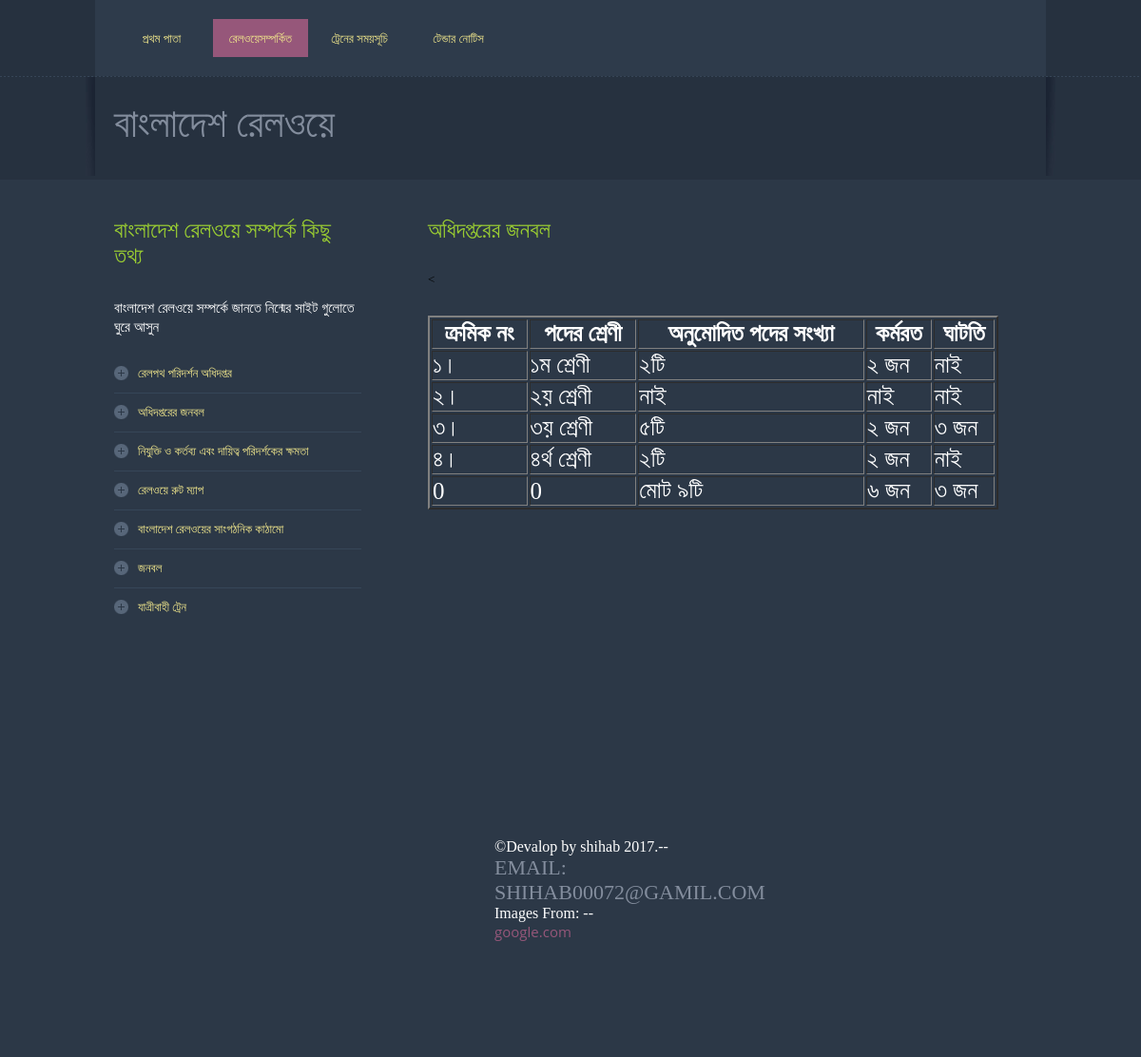
Screenshot of /office_public.php with the database file from the repository.
### tables this page shows
CREATE TABLE `office_public` (
  `id` varchar(20) DEFAULT NULL,
  `post` varchar(25) DEFAULT NULL,
  `number` varchar(30) DEFAULT NULL,
  `stil` varchar(45) DEFAULT NULL,
  `need` varchar(30) DEFAULT NULL
);

### office_public.php (the view, shortened to what this page needs)
<!DOCTYPE html >
<head>
<link href="css/styles.css" rel="stylesheet" type="text/css" />
</head>
<body>
<div class="menu-wrapper">
  <div class="menu">
    <ul>
      <li><a href="index.php" id="ticket_link">প্রথম পাতা</a></li>
      <li><a href="about.php" class="active" id="ticket_link">রেলওয়েসম্পর্কিত </a></li>
      <li><a href="services.php"id="ticket_link">ট্রেনের সময়সূচি</a></li>
      <li><a href="contact.php"id="ticket_link">টেন্ডার নোটিস</a></li>
    </ul>
  </div>
</div>
<div class="border-bottom"></div>
<div class="logo-wrapper">
  <div class="leftshadow"><img src="images/logo-wrap-left.jpg" /></div>
  <div class="logo">
    <h1>বাংলাদেশ রেলওয়ে </h1>
  </div>
  <div class="rightshadow"><img src="images/logo-wrap-right.jpg" /></div>
</div>
<div class="container">
  <div class="panel-wrapper">
    <div class="left-colum">
      <div class="panel">
        <div class="title">
          <h1 id="divission">বাংলাদেশ রেলওয়ে  সম্পর্কে কিছু তথ্য </h1>
          <h2 id="clr">বাংলাদেশ রেলওয়ে সম্পর্কে জানতে নিন্মের সাইট গুলোতে ঘুরে আসুন </h2>
        </div>
        <div class="content">
          <div class="right-panel">
            <ul>
              <li><a href="visit.php"id="ticket_link"> রেলপথ পরিদর্শন অধিদপ্তর</a></li>
              <li><a href="office_public.php"id="ticket_link">অধিদপ্তরের জনবল </a></li>
              <li><a href="man_kork_h.php"id="ticket_link">নিযুক্তি ও কর্তব্য এবং দায়িত্ব পরিদর্শকের ক্ষমতা</a></li>
              <li><a href="map.php"id="ticket_link"> রেলওয়ে রুট ম্যাপ</a></li>
              <li><a href="son_ghoton.php"id="ticket_link">বাংলাদেশ রেলওয়ের সাংগঠনিক কাঠামো</a></li>
              <li><a href="public_all.php"id="ticket_link">জনবল</a></li>
              <li class="borderNone"><a href="train_all.php"id="ticket_link">যাত্রীবাহী ট্রেন</a></li>
            </ul>
          </div>
        </div>
      </div>
    </div>
    <div class="right-colum">
      <div class="title">
        <h1 id="divission">অধিদপ্তরের জনবল </h1>
      </div>
      <div class="content">
        <<p>
          <table border="2" width="600" style="color:white;font-size:25px">
<tr>
<th>ক্রমিক নং</th>
<th>পদের শ্রেণী</th>
<th>অনুমোদিত পদের সংখ্যা</th>
<th>কর্মরত</th>
<th>ঘাটতি</th>
</tr>
<?php
      $run=mysql_query("select * from office_public");
      while($row=mysql_fetch_array($run))
      {
        $sid=$row[0];
        $sname=$row[1];
        $semail=$row[2];
        $spassword=$row[3];
          $man=$row[4];
        echo"<tr >
        <td>$sid</td>
        <td>$sname</td>
        <td>$semail</td>
        <td>$spassword</td>
          <td>$man</td>
        </tr>";
      }
?>
</table>
          </p>
      </div>
    </div>
  </div>
</div>
<div class="footer-wrapper">
  <div class="footer">
   <p> <div id="foot">
       ©Devalop by shihab 2017.--<a href="https://mail.google.com/mail/u/0/#inbox"><h1> Email: shihab00072@gamil.com</h1></a> Images From: --<a href="http//google.com"><h2>google.com</h2></a> </p>
      </div>
</div>
</body>
</html>

### css/styles.css (style rules this page uses)
* { margin:0; padding:0; font-family:"Trebuchet MS"; }
body { background:#26313f; }
p { font-family:"Trebuchet MS"; color:#576679; font-size:13px; line-height:20px; }
a { text-decoration:none; color:#576679; }
ul li { list-style:none; outline:none; }
img { border:none; }
h1 { font-family:"Trebuchet MS"; color:#838d9d; font-size:22px; font-weight:normal; text-transform:uppercase; }
h2 { font-family: 'Open Sans', sans-serif; font-size:15px; color:#96577a; font-weight:normal; }
.menu-wrapper { width:1000px; margin:0 auto; margin-top:px; background:#2e3b4b; overflow:hidden; }
.menu { width:534px; float:left; margin-top:20px; margin-left:20px; margin-bottom:20px }
.menu ul li { float:left; width:100px; margin-right:4px; }
.menu ul li a { width:100px; height:40px; line-height:40px; display:block; font-family: 'Open Sans', sans-serif; font-size:14px; color:#96577a; text-align:center; text-transform:uppercase; }
.menu ul li a.active { background:#96577a; color:#ffffff; width:100px; height:40px; }
.border-bottom { width:100%; background:url(../images/dotted-line.jpg) repeat-x; height:1px; }
.logo-wrapper { width:1020px; margin:0 auto; overflow:hidden; }
.leftshadow { width:10px; float:left; }
.rightshadow { width:10px; float:right; }
.logo { width:1000px; float:left; }
.logo h1 { font-family:"Trebuchet MS"; font-size:42px; color:#838d9d; text-transform:uppercase; padding-left:20px; padding-top:25px; }
.panel { overflow:hidden; }
.content { overflow:hidden; font-size:13px; }
.container { width:100%; overflow:hidden; background:#2c3847; padding-bottom:40px; }
.panel-wrapper { width:960px; margin:0 auto; overflow:hidden; margin-top:40px; margin-bottom:40px; }
.panel-wrapper .panel { float:left; width:300px; }
.panel-wrapper .title h1 { padding-bottom:30px; }
.panel-wrapper .title h2 { font-size:15px; padding-bottom:20px; font-weight:normal; }
.panel-wrapper .content p { padding-bottom:30px; line-height:20px; }
.right-panel { width:100%; overflow:hidden; padding-bottom:43px; }
.right-panel ul li { display:block; border-bottom:1px solid #364658; height:40px; line-height:40px; }
.right-panel ul li a { ont-family:"Trebuchet MS"; color:#576679; font-size:13px; text-decoration:none; background:url(../images/icon-circle.png) no-repeat; padding-left:25px; }
.right-panel ul li.borderNone { border-bottom:none; }
.left-colum { width:260px; margin-right:30px; float:left; }
.left-colum .panel { width:260px; overflow:hidden; }
.right-colum { width:600px; margin-right:30px; float:right; }
.footer-wrapper { width:100%; background:#2c3847; overflow:hidden; }
.footer { width:960px; margin:0 auto; margin-top:50px; }
.footer p { text-align:center; padding-bottom:50px; }

### office_public.php (style rules this page uses)
#foot { color: white; padding-bottom:30px; width: 200px; height: 200px; position: relative; left: 400px; }
#clr { color:white; font-size: 15px; }
#ticket_link { color:khaki; font-size: 13px; }
#divission { color:yellowgreen; font-size: 24px; }

### rows the page displays
office_public: id "১।", post "১ম শ্রেণী", number "২টি", stil "২ জন", need "নাই"
office_public: id "২।", post "২য় শ্রেণী", number "নাই", stil "নাই", need "নাই"
office_public: id "৩।", post "৩য় শ্রেণী", number "৫টি", stil "২ জন", need "৩ জন"
office_public: id "৪।", post "৪র্থ শ্রেণী", number "২টি", stil "২ জন", need "নাই"
office_public: id "0", post "0", number "মোট ৯টি", stil "৬ জন", need "৩ জন"
